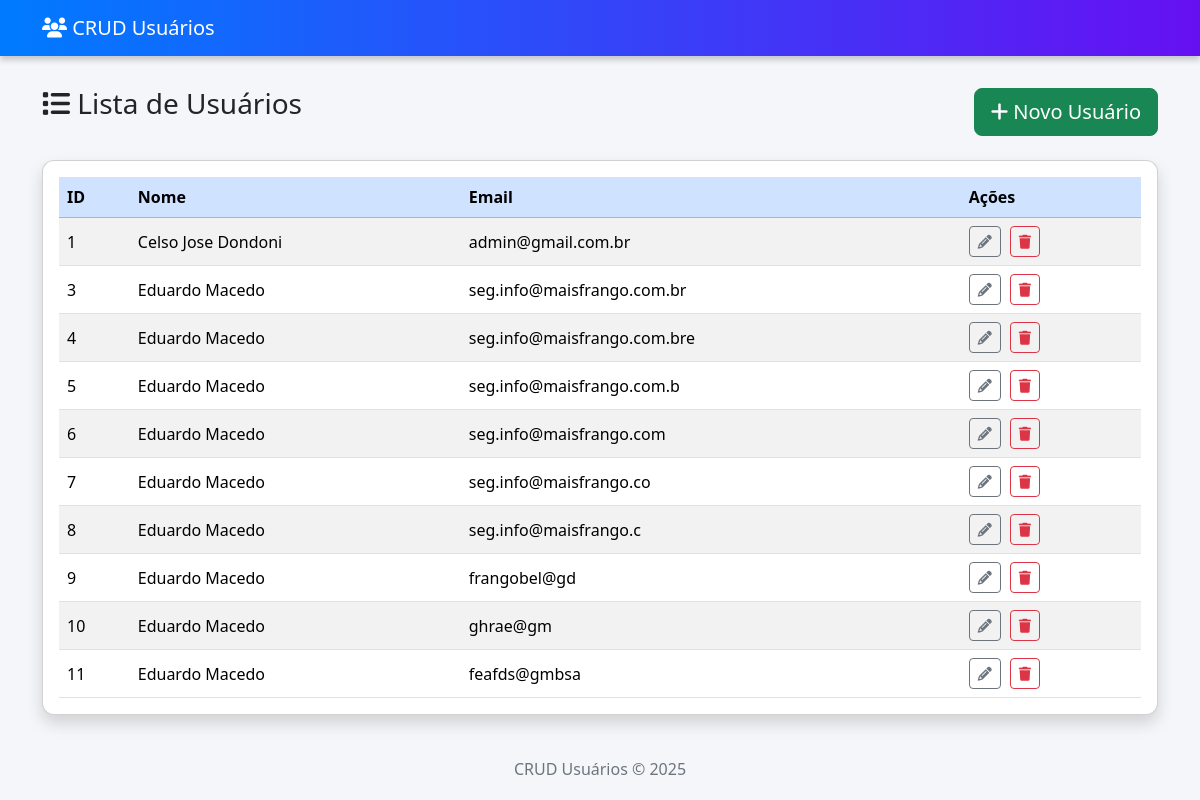
The page / on the database its author committed.
### tables this page shows
CREATE TABLE usuarios (
            id INTEGER PRIMARY KEY AUTOINCREMENT,
            nome TEXT NOT NULL,
            email TEXT NOT NULL UNIQUE
        );

### crud_flask_usuarios.py (the view)
@app.route('/')
def index():
    conn = get_db_connection()
    usuarios = conn.execute('SELECT * FROM usuarios ORDER BY id').fetchall()
    conn.close()
    return render_template('index.html', usuarios=usuarios)

### crud_flask_usuarios.py (called while the page is built)
def get_db_connection():
    conn = sqlite3.connect(DB_PATH)
    conn.row_factory = sqlite3.Row
    return conn

### templates/index.html
{% extends 'base.html' %}
{% block content %}
<div class="d-flex justify-content-between align-items-center mb-4 flex-wrap">
  <h3><i class="fa fa-list"></i> Lista de Usuários</h3>
  <a class="btn btn-success btn-lg mt-2" href="{{ url_for('create') }}"><i class="fa fa-plus"></i> Novo Usuário</a>
</div>
{% if usuarios %}
<div class="card p-3">
  <div class="table-responsive">
    <table class="table table-hover table-striped mb-0 align-middle">
      <thead class="table-primary">
        <tr>
          <th>ID</th>
          <th>Nome</th>
          <th>Email</th>
          <th>Ações</th>
        </tr>
      </thead>
      <tbody>
        {% for u in usuarios %}
        <tr>
          <td>{{ u.id }}</td>
          <td>{{ u.nome }}</td>
          <td>{{ u.email }}</td>
          <td>
            <a class="btn btn-sm btn-outline-secondary btn-space" href="{{ url_for('edit', usuario_id=u.id) }}"><i class="fa fa-pencil"></i></a>
            <a class="btn btn-sm btn-outline-danger" href="{{ url_for('delete', usuario_id=u.id) }}" onclick="return confirm('Confirma exclusão do usuário?');"><i class="fa fa-trash"></i></a>
          </td>
        </tr>
        {% endfor %}
      </tbody>
    </table>
  </div>
</div>
{% else %}
<div class="alert alert-warning"><i class="fa fa-exclamation-circle"></i> Nenhum usuário cadastrado.</div>
{% endif %}
{% endblock %}

### templates/base.html (shortened to what this page needs)
<!doctype html>
<html lang="pt-br">
<head>
<link href="https://cdn.jsdelivr.net/npm/bootstrap@5.3.2/dist/css/bootstrap.min.css" rel="stylesheet">
<link href="https://cdnjs.cloudflare.com/ajax/libs/font-awesome/6.5.2/css/all.min.css" rel="stylesheet">
<link rel="stylesheet" href="{{ url_for('static', filename='css/style.css') }}">
</head>
<body>
<nav class="navbar navbar-expand-lg navbar-dark mb-4">
  <div class="container">
    <a class="navbar-brand" href="{{ url_for('index') }}"><i class="fa fa-users"></i> CRUD Usuários</a>
  </div>
</nav>
<div class="container">
  {% block content %}{% endblock %}
</div>
<footer>CRUD Usuários &copy; 2025</footer>
</body>
</html>

### static/css/style.css (style rules this page uses)
body { background: #f4f6f9; font-family: 'Segoe UI', sans-serif; }
.navbar { background: linear-gradient(90deg,#007bff,#6610f2); box-shadow: 0 4px 6px rgba(0,0,0,.2); }
.card { border-radius: 12px; box-shadow: 0 0.5rem 1rem rgba(0,0,0,.15); margin-bottom: 2rem; }
.btn-space { margin-right: 5px; }
footer { text-align:center; padding: 10px 0; color: #6c757d; }

### rows shown on the page
usuarios: id "1", nome "Celso Jose Dondoni", email "admin@gmail.com.br"
usuarios: id "3", nome "Eduardo Macedo", email "seg.info@maisfrango.com.br"
usuarios: id "4", nome "Eduardo Macedo", email "seg.info@maisfrango.com.bre"
usuarios: id "5", nome "Eduardo Macedo", email "seg.info@maisfrango.com.b"
usuarios: id "6", nome "Eduardo Macedo", email "seg.info@maisfrango.com"
usuarios: id "7", nome "Eduardo Macedo", email "seg.info@maisfrango.co"
usuarios: id "8", nome "Eduardo Macedo", email "seg.info@maisfrango.c"
usuarios: id "9", nome "Eduardo Macedo", email "frangobel@gd"
usuarios: id "10", nome "Eduardo Macedo", email "ghrae@gm"
usuarios: id "11", nome "Eduardo Macedo", email "feafds@gmbsa"
